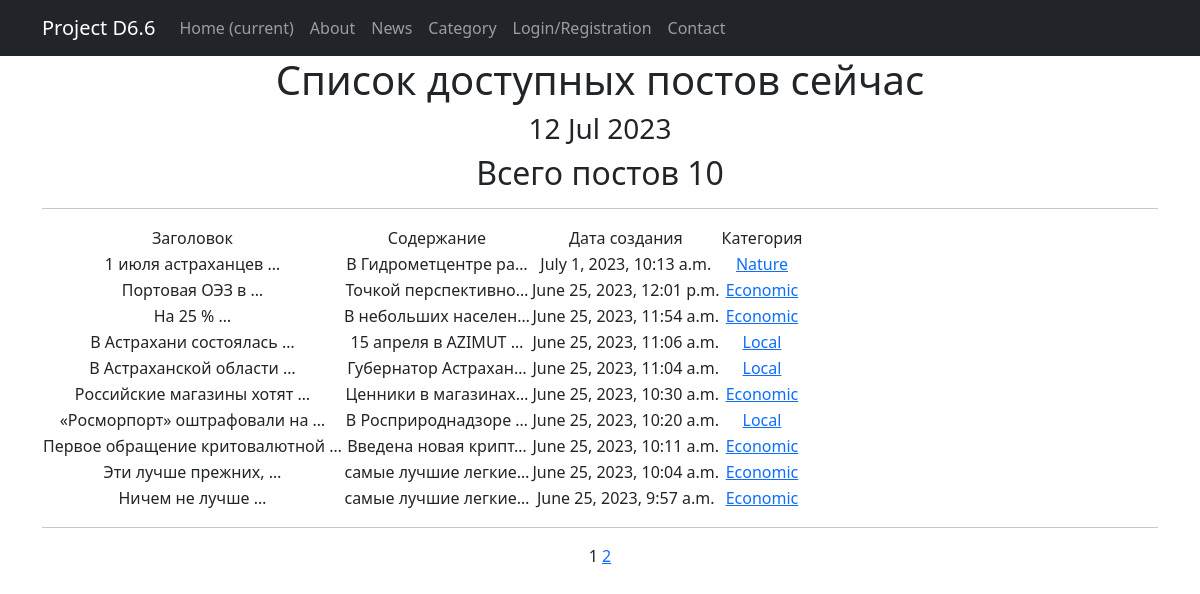
Page /news/ on the committed database.
### news/models.py (models this page shows, shortened)
class Post(models.Model):  # класс Post
    news = 'NE'
    article = 'AR'
    CATSELECT = [
        (news, 'Новость'),
        (article, 'Статья')
    ]
    objects = None
    author = models.ForeignKey(Author, on_delete=models.CASCADE)  # связь «один ко многим» с моделью Author
    time_in = models.DateTimeField(auto_now_add=True)  # автоматическое присвоение даты и времени создания
    title = models.CharField(max_length=255)  # длина заголовка
    choice_field = models.CharField(max_length=2, choices=CATSELECT)  # поле выбора категории новость/статья
    content = models.TextField()  # содержание статьи/новости
    rating = models.IntegerField(default=0)  # рейтинг статьи/новости
    category = models.ManyToManyField(Category, through='PostCategory', related_name='PostCategory')  # связь «многие ко многим» с моделью Category (с дополнительной моделью PostCategory)

class Category(models.Model):  # класс Категорий
    objects = None
    name = models.CharField(max_length=128, unique=True)  # максмиальная длина 128 знаков, уникальное поле
    subscribers = models.ManyToManyField(User, blank=True, related_name='categories')
    def __str__(self):
        return self.name.title()

### news/views.py (the view)
# urls.py: path('', PostList.as_view(), name='post_list'),
class PostList(ListView):
    model = Post
    ordering = '-time_in'
    template_name = 'posts.html'
    context_object_name = 'posts'
    paginate_by = 10  # вот так мы можем указать количество записей на странице
    def get_queryset(self):
        queryset = super().get_queryset()
        self.filterset = PostFilter(self.request.GET, queryset)
        return self.filterset.qs
    def get_context_data(self, **kwargs):
        context = super().get_context_data(**kwargs)
        context['time_in'] = datetime.utcnow()
        context['categories'] = Category.objects.all()
        return context

### news/templatetags/custom_filters.py (called while the page is built)
@register.filter()
def censor(value, censored_words=BAD_WORDS, symbols=SYMBOLS):
    if isinstance(value, str):
        for i in value.split():
            count = 0
            if not i.isalnum():
                for j in symbols:
                    if j in i:
                        count += 1
            if i[:len(i) - count].lower() in censored_words:
                value = value.replace(i[:len(i) - count], i[0] + '*' * (len(i) - 1 - count))
    else:
        try:
            raise AttributeError
        except AttributeError:
            print("AttributeError")
    return value

### templates/posts.html (shortened to what this page needs)
{% extends 'flatpages/default.html' %}
{% load static %}
{% load custom_filters %}
{% block content %}
<link rel="stylesheet" type='text/css' href="{% static 'css/styles.css' %}">
   <h1>Список доступных постов сейчас</h1>
   <h3>{{ time_in|date:'d M Y' }}</h3>
   <h2>Всего постов {{ posts|length }}</h2>
   <hr>
   {% if posts %}
       <table>
           <tr class="table-head">
               <td>Заголовок</td>
               <td>Содержание</td>
               <td>Дата создания</td>
               <td>Категория</td>
           </tr>
           {% for post in posts %}
		   <tr>
               <td>{{ post.title|censor|truncatewords:3 }}</td>
               <td>{{ post.content|censor|truncatechars:20 }}</td>
               <td>{{ post.time_in }}</td>
               <td>{% for category in post.category.all %}
                   <a href="{% url 'category_list2' category.id%}"> {{ category }}</a>
                   {% endfor %}
                </td>
		   </tr>
		   {% endfor %}
       </table>
   {% else %}
       <h2>Сообщений нет!</h2>
   {% endif %}
<hr>
   {{ page_obj.number }}
   {% if page_obj.has_next %}
       <a href="?page={{ page_obj.next_page_number }}">{{ page_obj.next_page_number }}</a>
   {% endif %}
{% endblock content %}

### rows in the picture
Post: title|censor "1 июля астраханцев …", content|censor "В Гидрометцентре ра…", time_in "July 1, 2023, 10:13 a.m."
Category: name "Nature"
Post: title|censor "Портовая ОЭЗ в …", content|censor "Точкой перспективно…", time_in "June 25, 2023, 12:01 p.m."
Category: name "Economic"
Post: title|censor "На 25 % …", content|censor "В небольших населен…", time_in "June 25, 2023, 11:54 a.m."
Post: title|censor "В Астрахани состоялась …", content|censor "15 апреля в AZIMUT …", time_in "June 25, 2023, 11:06 a.m."
Category: name "Local"
Post: title|censor "В Астраханской области …", content|censor "Губернатор Астрахан…", time_in "June 25, 2023, 11:04 a.m."
Post: title|censor "Российские магазины хотят …", content|censor "Ценники в магазинах…", time_in "June 25, 2023, 10:30 a.m."
Post: title|censor "«Росморпорт» оштрафовали на …", content|censor "В Росприроднадзоре …", time_in "June 25, 2023, 10:20 a.m."
Post: title|censor "Первое обращение критовалютной …", content|censor "Введена новая крипт…", time_in "June 25, 2023, 10:11 a.m."
Post: title|censor "Эти лучше прежних, …", content|censor "самые лучшие легкие…", time_in "June 25, 2023, 10:04 a.m."
Post: title|censor "Ничем не лучше …", content|censor "самые лучшие легкие…", time_in "June 25, 2023, 9:57 a.m."

### other values in the picture
{{ time_in|date:'d M Y' }} "12 Jul 2023"
{{ posts|length }} "10"
{{ page_obj.number }} "1"
{{ page_obj.next_page_number }} "2"
